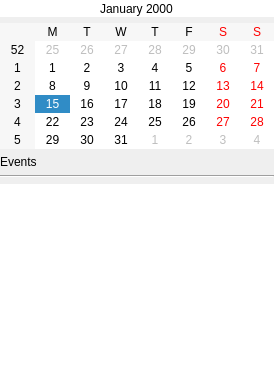
<?xml version="1.0" encoding="UTF-8"?>
<ui version="4.0">
 <class>Calendar</class>
 <widget class="QWidget" name="Calendar">
  <property name="geometry">
   <rect>
    <x>0</x>
    <y>0</y>
    <width>274</width>
    <height>382</height>
   </rect>
  </property>
  <property name="windowTitle">
   <string>Calendar</string>
  </property>
  <layout class="QVBoxLayout" name="verticalLayout" stretch="0,0,0,0,1">
   <property name="leftMargin">
    <number>0</number>
   </property>
   <property name="topMargin">
    <number>0</number>
   </property>
   <property name="rightMargin">
    <number>0</number>
   </property>
   <property name="bottomMargin">
    <number>0</number>
   </property>
   <item>
    <widget class="QDateTimeEdit" name="month_and_year">
     <property name="focusPolicy">
      <enum>Qt::NoFocus</enum>
     </property>
     <property name="frame">
      <bool>false</bool>
     </property>
     <property name="alignment">
      <set>Qt::AlignCenter</set>
     </property>
     <property name="readOnly">
      <bool>true</bool>
     </property>
     <property name="buttonSymbols">
      <enum>QAbstractSpinBox::NoButtons</enum>
     </property>
     <property name="keyboardTracking">
      <bool>false</bool>
     </property>
     <property name="displayFormat">
      <string>MMMM yyyy</string>
     </property>
    </widget>
   </item>
   <item>
    <widget class="QCalendarWidget" name="calendar">
     <property name="focusPolicy">
      <enum>Qt::NoFocus</enum>
     </property>
     <property name="selectionMode">
      <enum>QCalendarWidget::NoSelection</enum>
     </property>
     <property name="horizontalHeaderFormat">
      <enum>QCalendarWidget::SingleLetterDayNames</enum>
     </property>
     <property name="navigationBarVisible">
      <bool>false</bool>
     </property>
     <property name="dateEditEnabled">
      <bool>false</bool>
     </property>
    </widget>
   </item>
   <item>
    <widget class="QLabel" name="eventLabel">
     <property name="text">
      <string>Events</string>
     </property>
    </widget>
   </item>
   <item>
    <widget class="Line" name="line">
     <property name="orientation">
      <enum>Qt::Horizontal</enum>
     </property>
    </widget>
   </item>
   <item>
    <widget class="QListWidget" name="events">
     <property name="focusPolicy">
      <enum>Qt::NoFocus</enum>
     </property>
     <property name="frameShape">
      <enum>QFrame::NoFrame</enum>
     </property>
     <property name="verticalScrollBarPolicy">
      <enum>Qt::ScrollBarAlwaysOff</enum>
     </property>
     <property name="horizontalScrollBarPolicy">
      <enum>Qt::ScrollBarAlwaysOff</enum>
     </property>
     <property name="sizeAdjustPolicy">
      <enum>QAbstractScrollArea::AdjustToContents</enum>
     </property>
     <property name="showDropIndicator" stdset="0">
      <bool>false</bool>
     </property>
     <property name="selectionMode">
      <enum>QAbstractItemView::NoSelection</enum>
     </property>
    </widget>
   </item>
  </layout>
 </widget>
 <resources/>
 <connections>
  <connection>
   <sender>month_and_year</sender>
   <signal>dateChanged(QDate)</signal>
   <receiver>calendar</receiver>
   <slot>setSelectedDate(QDate)</slot>
   <hints>
    <hint type="sourcelabel">
     <x>112</x>
     <y>17</y>
    </hint>
    <hint type="destinationlabel">
     <x>112</x>
     <y>108</y>
    </hint>
   </hints>
  </connection>
 </connections>
</ui>
